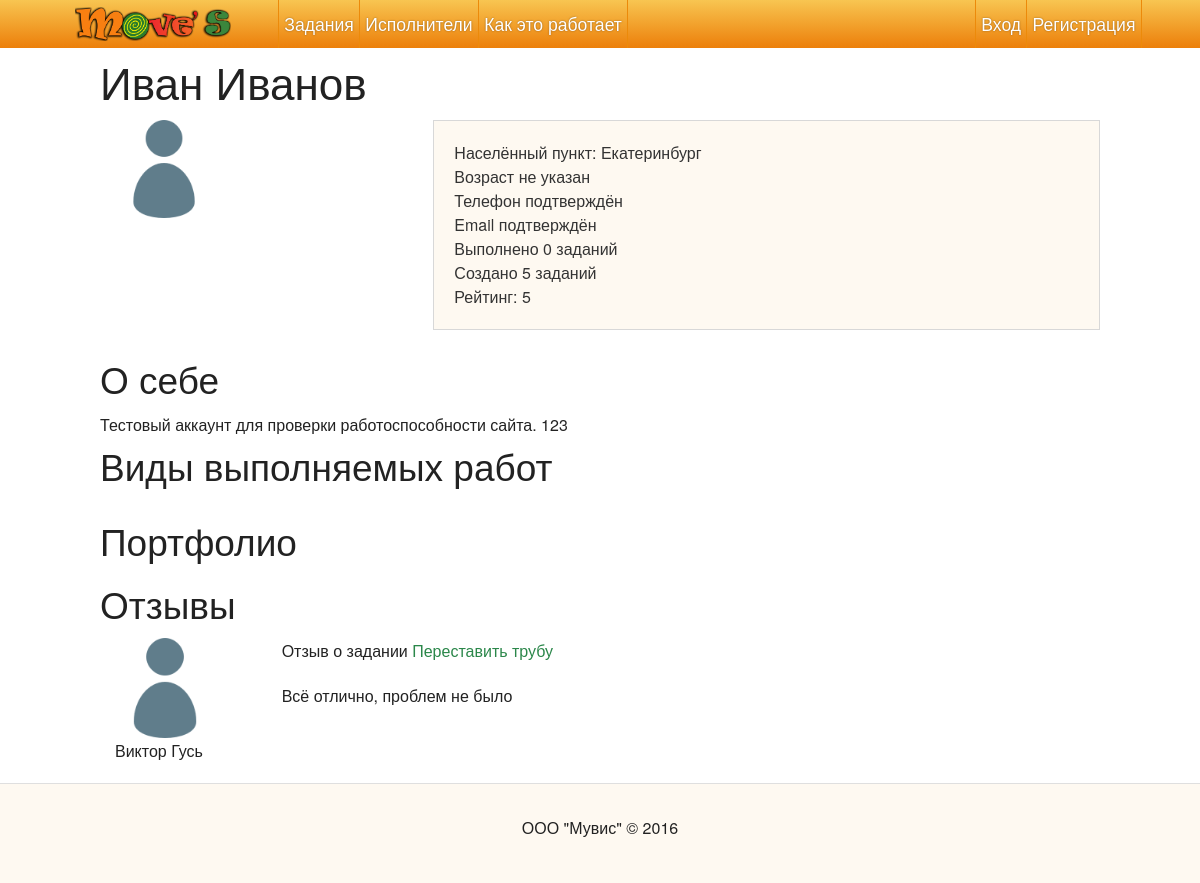
Screenshot of /users/2/ with the database file from the repository.
### project/modules/user/model.py (models this page shows, shortened)
class User(Model, UserMixin):
    id = Column(db.Integer, primary_key=True)
    full_name = Column(db.String(255), nullable=False)
    registered_at = Column(db.DateTime, default=datetime.datetime.utcnow)
    last_visited_at = Column(db.DateTime, default=None)
    phone = Column(db.String(100))
    email = Column(db.String(100))
    password = Column(db.String(64), nullable=False)
    password_salt = Column(db.String(8), nullable=False)
    city = Column(db.String(255), nullable=False)
    active = Column(db.Boolean, default=True, nullable=False) # Is account activated
    email_confirmed = Column(db.Boolean, default=False, nullable=False) # Is account activated
    phone_confirmed = Column(db.Boolean, default=False, nullable=False) # Is phone confirmed
    doer = Column(db.Boolean, default=False, nullable=False)   # Does a user have doer rights
    task_categories = relationship('Category', secondary=category_to_doer, backref=db.backref('doers', lazy='dynamic'))
    balance = Column(db.Numeric(precision=15, scale=2), default=None)
    avatar_id = Column(db.Integer, db.ForeignKey('upload.id'), nullable=True)
    avatar = relationship('Upload', foreign_keys=[avatar_id], uselist=False)
    rights = Column(db.String(100), nullable=False, default='user')
    roles = db.relationship('Role', secondary=role_to_user, backref=db.backref('users', lazy='dynamic'))
    age = Column(db.Integer)
    about = Column(db.Text(2048), default='')
    deleted = Column(db.Boolean, default=False, nullable=False)
    _rating = Column('rating', db.Float, nullable=False, default=0.0)
    @hybrid_property
    def rating(self):
        return self._rating
    @rating.setter
    def rating(self, value):
        raise Exception('Please, use User.add_rating(rater, value) and User.remove_rating(rating_id) methods')

### project/modules/user_comment/model.py (models this page shows)
class UserComment(Model):
    id = Column(db.Integer, primary_key=True)
    text = Column(db.Text, nullable=False)
    created_at = Column(db.DateTime, default=datetime.datetime.utcnow)
    task_id = Column(db.Integer, db.ForeignKey('task.id'), nullable=False)
    task = relationship('Task', foreign_keys=[task_id], backref=db.backref('user_comments', lazy='dynamic'), uselist=False)
    author_id = Column(db.Integer, db.ForeignKey('user.id'), nullable=False)
    author = relationship('User', foreign_keys=[author_id], backref=db.backref('created_comments', lazy='dynamic'), uselist=False)
    owner_id = Column(db.Integer, db.ForeignKey('user.id'), nullable=False)
    owner = relationship('User', foreign_keys=[owner_id], backref=db.backref('received_comments', lazy='dynamic'), uselist=False)

### project/modules/task/model.py (models this page shows)
class Task(Model):
    class Status:
        created = 'created'
        assigned = 'assigned'
        completed = 'completed'
    id = Column(db.Integer, primary_key=True)
    title = Column(db.String(255), nullable=False)
    description = Column(db.Text, nullable=False)
    created_at = Column(db.DateTime, default=datetime.datetime.utcnow)
    due = Column(db.DateTime, nullable=False)
    customer_id = Column(db.Integer, db.ForeignKey('user.id'), nullable=False)
    customer = relationship('User', foreign_keys=[customer_id], backref=db.backref('created_tasks', lazy='dynamic'), uselist=False)
    category_id = Column(db.Integer, db.ForeignKey('category.id'), nullable=False)
    category = relationship('Category', backref=db.backref('tasks', lazy='dynamic'), uselist=False)
    contacts = Column(TextPickleType(), nullable=False)
    status = Column(db.String(64), nullable=False, default='created')
    addresses = Column(TextPickleType(), nullable=False)
    reward = Column(db.Numeric(precision=15, scale=2), default=None)
    doer_id = Column(db.Integer, db.ForeignKey('user.id'))
    doer = relationship('User', foreign_keys=[doer_id], backref=db.backref('assigned_tasks', lazy='dynamic'), uselist=False)
    additional_data = Column(TextPickleType(), default='', nullable=False)

### project/modules/user/views.py (the view, shortened to what this page needs)
@frontend.route('users/<int:id>/', methods=['GET'])
def user_view(id):
    user = User.query.get(id)
    if user == None:
        abort(404)
    if (user.deleted):
        return render_template('user/deleted.html')
    if user.doer:
        cat_hierarchy = {}
        all_cats_hierarchy = get_categories_hierarchy(current_user)
    from sqlalchemy.sql import func
    from project.modules.user_rating import UserRating
    from project.database import db
    return render_template('user/profile.html', **{
        'user': user,
        'task_categories' : cat_hierarchy if user.doer else None,
        'all_categories_hierarchy' : all_cats_hierarchy if user.doer else None,
        'received_comments': user.received_comments.order_by(UserComment.created_at.desc()),
        'portfolio_items': Upload.query.filter_by(author=user, role='portfolio').all()
    })

### project/modules/category/model.py (called while the page is built)
    @property
    def isSubCategory(self):
        return self.parent and self.parent.url_name != 'all'

    @property
    def isSuperCategory(self):
        return self.url_name == 'all' or self.parent == None

### project/template_globals.py (called while the page is built)
@app.template_filter('plural_form')
def plural_form(num, cases):
	num = abs(num)
	reslut = cases[0]
	if str(num).find('.') >= 0:
		return cases[1]
	else:
		if (num % 10 == 1) and (num % 100 != 11):
			return cases[0]
		elif (num % 10 >= 2) and (num % 10 <= 4) and (num % 100 < 10 or num % 100 >= 20):
			return cases[1]
		else:
			return cases[2]

@app.template_filter('oneline')
def oneline(value):
    value = re.sub(r'\r\n|\r|\n', '\n', value)
    return Markup(value.replace('\n', ' '))

def user_avatar_link(user):
    if user.avatar:
        return user.avatar.url
    else:
        return '/static/assets/img/no_avatar.png'

@app.context_processor
def inject_globals():
	return {
		'now': datetime.datetime.now(),
		'settings': Constant.query.filter_by(active=True).first(),
		'config': config,
        'user_avatar_link': user_avatar_link
	}

### templates/user/profile.html (shortened to what this page needs)
{% extends 'base.html' %}
{% block controller %}user_profile{% endblock %}
{% set is_owner = current_user.is_authenticated() and current_user.id == user.id %}
{% set is_admin = current_user.is_authenticated() and current_user.rights == 'admin' %}
{% block body %}
	<div class="user-profile page-narrower">
		<h1 class="user-profile__fullname">
			{{ user.full_name }}
		</h1>
		<div class="row">
			<div class="user-profile__avatar large-4 columns">
                <a href="{{ user_avatar_link(user) }}">
				<img class="user-profile__avatar-img" src="{{ user_avatar_link(user) }}">
                </a>
			</div>
			<div class="user-profile__info callout panel large-8 columns">
				<div class="user-profile__city">
					Населённый пункт: {{ user.city }}{% if is_owner %}<a class="edit-field js-edit-field" data-field="city" data-message="Ваш населённый пункт" data-convert="str"><span class="icon icon-edit size-16"></span></a>{% endif %}
				</div>
				<div class="user-profile__age">{{ (user.age ~ user.age|plural_form([' год ', ' года ', ' лет '])) if user.age else 'Возраст не указан ' }}</div>
				{% if user.phone_confirmed %}
				<div class="user-profile__phone-confirmed">Телефон подтверждён </div>
				{% endif %}
				<div class="user-profile__email-confirmed">Email подтверждён</div>
				{% set tasks_assigned = user.assigned_tasks.count() %}
				{% set tasks_created = user.created_tasks.count() %}
				<div class="user-profile__tasks-done-counter">{{ ('Выполнено %i ' + tasks_assigned|plural_form(['задание', 'задания', 'заданий'])) % tasks_assigned if user.doer }}</div>
				<div class="user-profile__tasks-created-counter">{{ ('Создано %i ' + tasks_created|plural_form(['задание', 'задания', 'заданий'])) % tasks_created }}</div>
				<div class="user-profile__rating">{{ 'Рейтинг: %.2g' % user.rating }}</div>
			</div>
		</div>
		<div class="row">
			<h2>
				О себе
			</h2>
			<div class="user-profile__about">
				{{ user.about if user.about else 'Пользователь ещё ничего о себе не рассказал.' }}
			</div>
		</div>
		{% if user.doer %}
		<div class="row">
			<h2>Виды выполняемых работ {% if is_owner %}<a class="edit-field js-action-edit-task-cats" data-field="task_categories"><span class="icon icon-edit size-24"></span></a>{% endif %}</h2>
		</div>
		{% endif %}
		<div class="row">
			<h2>Портфолио</h2>
		</div>
		<div class="user-profile__comments">
			<h2>Отзывы</h2>
			{% for comment in received_comments %}
				<div class="user-page__comment comment row">
					<div class="comment__author large-2 columns">
						<img src="{{ user_avatar_link(comment.author) }}" class="user-avatar comment__avatar">
						<p class="comment__full-name">{{comment.author.full_name}}</p>
					</div>
					<div class="comment__content large-10 columns">
						<p>Отзыв {{ 'о задании ' if comment.task.customer.id == user.id else 'о выполнении задания ' }} <a href="{{ url_for('frontend.task', id=comment.task.id, _external=True) }}">{{ comment.task.title }}</a></p>
						<p class="comment__text">{{comment.text}}</p>
					</div>
				</div>
			{% endfor %}
		</div>
	</div>
{% endblock body %}

### rows the page displays
User: full_name "Иван Иванов", city "Екатеринбург", age "Возраст не указан", doer "Выполнено 0 заданий", rating "Рейтинг: 5", about "Тестовый аккаунт для проверки работоспособности сайта. 123"
UserComment: author.full_name "Виктор Гусь", task "о задании", task "Переставить трубу", text "Всё отлично, проблем не было"
